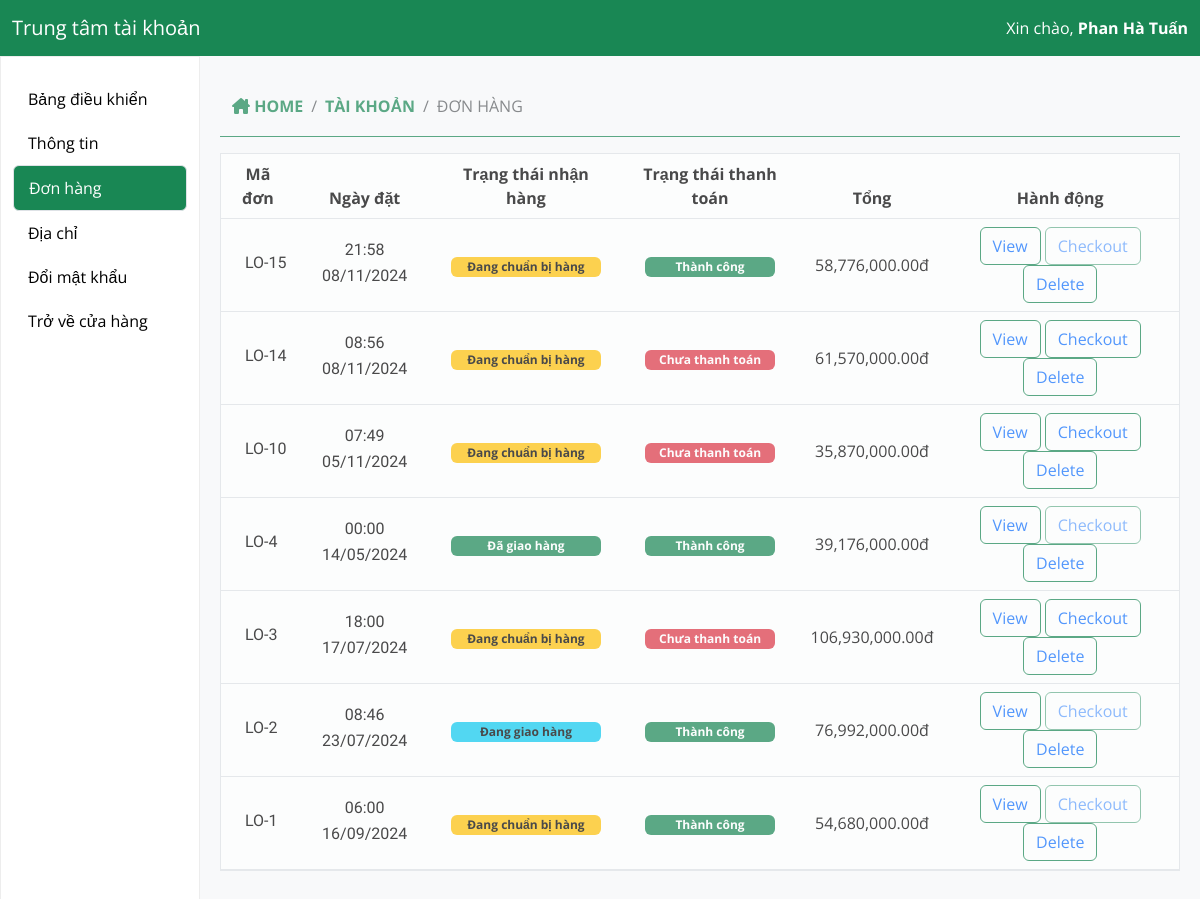
/dashboard/order/ (signed in), run on an earlier commit of the app's database.
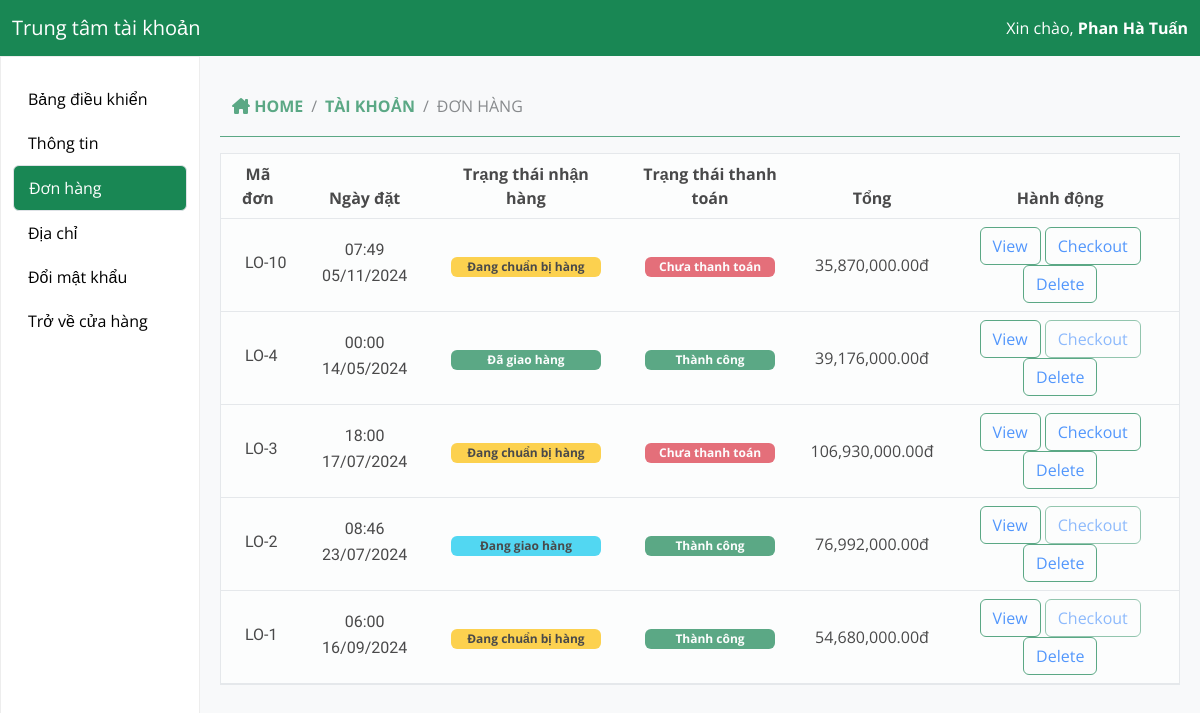
And on a later commit of the database.
### userauths/models.py (models this page shows, shortened)
class Profile(models.Model):
    GENDER_CHOICES = [
        ('male', 'Nam'),
        ('female', 'Nữ'),
    ]
    user = models.OneToOneField(User, on_delete=models.CASCADE)
    image = cloudinary.models.CloudinaryField('images', folder="fresh_mart")
    full_name = models.CharField(max_length=200, null=True, blank=True)
    bio = models.CharField(max_length=200, null=True, blank=True)
    phone = models.CharField(max_length=200, null=True, blank=True)
    address = models.CharField(max_length=200, null=True, blank=True)
    country = models.CharField(max_length=200, null=True, blank=True)
    verified = models.BooleanField(default=False, null=True, blank=True)
    gender = models.CharField(max_length=6, choices=GENDER_CHOICES, default='male')
    birthdate = models.DateTimeField(auto_now_add=False, null=True, blank=True)

### core/models.py (models this page shows)
class CartOrder(models.Model):
    user = models.ForeignKey(User, on_delete=models.CASCADE)
    full_name = models.CharField(max_length=100, null=True, blank=True)
    email = models.CharField(max_length=100, null=True, blank=True)
    phone = models.CharField(max_length=100, null=True, blank=True)
    address = models.CharField(max_length=100, null=True, blank=True)
    city = models.CharField(max_length=100, null=True, blank=True)
    state = models.CharField(max_length=100, null=True, blank=True)
    country = models.CharField(max_length=100, null=True, blank=True)
    price = models.DecimalField(max_digits=12, decimal_places=2, default="0.00")
    saved = models.DecimalField(max_digits=12, decimal_places=2, default="0.00")
    coupons = models.ManyToManyField("core.Coupon", blank=True)
    shipping_method = models.CharField(max_length=100, null=True, blank=True)
    tracking_id = models.CharField(max_length=100, null=True, blank=True)
    tracking_website_address = models.CharField(max_length=100, null=True, blank=True)
    paid_status = models.BooleanField(default=False)
    order_date = models.DateTimeField(auto_now_add=True)
    product_status = models.CharField(choices=STATUS_CHOICE, max_length=30, default="processing")
    sku = ShortUUIDField(null=True, blank=True, length=5,prefix="SKU", max_length=20, alphabet="1234567890")
    oid = ShortUUIDField(null=True, blank=True, length=8, max_length=20, alphabet="1234567890")
    stripe_payment_intent = models.CharField(max_length=1000, null=True, blank=True)
    class Meta:
        verbose_name_plural = "Cart Order"

### dashboard/views.py (the view)
# urls.py: path("order/", order_view, name="order"),
def order_view(request):
  user_profile = Profile.objects.get(user=request.user)
  orders_list = CartOrder.objects.filter(user=request.user).order_by("-id")
  context = {
    "orders_list": orders_list,
    "user_profile": user_profile,
    'active_section': 'order'
  }
  return render(request,'dashboard/order.html',context)

### ChatApp/models.py (called while the page is built)
    def __str__(self):
        return self.room_name

    def __str__(self):
        return str(self.room)

### templates/dashboard/order.html (shortened to what this page needs)
{% extends 'partials/user.html' %}
{% load static %}
{% load humanize %}
{% block order %}
  <section class="border-bottom border-success mb-3">
    <div class="container">
      <div class="row">
        <div class="col-lg-12">
          <nav aria-label="breadcrumb">
            <ol class="breadcrumb d-flex align-items-center m-0" style="height: 60px;">
              <li class="breadcrumb-item">
                <i class="fa-solid fa-house-chimney text-success"></i>
                <a class="text-uppercase text-success fw-bold" href="{% url 'core:index' %}">Home</a>
              </li>
              <li class="breadcrumb-item">
                <a class="text-uppercase text-success fw-bold" href="{% url 'core:index' %}">Tài khoản</a>
              </li>
              <li class="breadcrumb-item active text-uppercase" aria-current="page">Đơn hàng</li>
            </ol>
          </nav>
        </div>
      </div>
    </div>
  </section>
  <div class="container border mb-5 p-0">
    <table class="table align-middle mb-0 bg-white table-hover text-center">
      <thead class="bg-light">
        <tr>
          <th>Mã đơn</th>
          <th>Ngày đặt</th>
          <th>Trạng thái nhận hàng</th>
          <th>Trạng thái thanh toán</th>
          <th>Tổng</th>
          <th>Hành động</th>
        </tr>
      </thead>
      <tbody>
        {% for o in orders_list %}
          <tr>
            <td>
              <div class="d-flex align-items-center">
                <div class="ms-3">
                  <p class="fw-medium mb-1 text-black">LO-{{ o.id }}</p>
                </div>
              </div>
            </td>
            <td>
              <p class="text-black mb-1">{{ o.order_date|date:"H:i d/m/Y" }}</p>
            </td>
            <td>
              {% if o.product_status == 'processing' %}
                <span class="badge text-bg-warning" style="width: 150px;">Đang chuẩn bị hàng</span>
              {% elif o.product_status == 'shipped' %}
                <span class="badge text-bg-info" style="width: 150px;">Đang giao hàng</span>
              {% elif o.product_status == 'delivered' %}
                <span class="badge text-bg-success px-2" style="width: 150px;">Đã giao hàng</span>
              {% endif %}
            </td>
            <td>
              {% if o.paid_status %}
                <span class="badge text-bg-success" style="width: 130px;">Thành công</span>
              {% else %}
                <span class="badge text-bg-danger" style="width: 130px;">Chưa thanh toán</span>
              {% endif %}
            </td>
            <td>{{ o.price|intcomma }}đ</td>
            <td>
              <button type="button" class="btn btn-outline-success"><a href="{% url 'dashboard:order-detail' o.id %}">View</a></button>
              {% if o.paid_status %}
                <button disabled type="button" class="btn btn-outline-success text-secondary"><a href="{% url 'core:checkout' o.oid %}">Checkout</a></button>
              {% else %}
                <button type="button" class="btn btn-outline-success"><a href="{% url 'core:checkout' o.oid %}">Checkout</a></button>
              {% endif %}
              <button type="button" class="btn btn-outline-success"><a href="{% url 'core:checkout' o.oid %}">Delete</a></button>
            </td>
          </tr>
        {% endfor %}
      </tbody>
    </table>
  </div>
{% endblock %}

### templates/partials/user.html (shortened to what this page needs)
{% load static %}
{% load humanize %}
<!DOCTYPE html>
<html lang="en">
  <head>
    <link rel="stylesheet" href="https://cdnjs.cloudflare.com/ajax/libs/font-awesome/6.6.0/css/all.min.css" />
    <link href="https://cdn.jsdelivr.net/npm/bootstrap@5.3.3/dist/css/bootstrap.min.css" rel="stylesheet" />
    <link rel="stylesheet" href="//cdn.jsdelivr.net/npm/alertifyjs@1.14.0/build/css/alertify.min.css" />
    <link rel="stylesheet" href="//cdn.jsdelivr.net/npm/alertifyjs@1.14.0/build/css/themes/default.min.css" />
    <link rel="stylesheet" href="{% static 'assets/css/nice-select.css' %}" type="text/css" />
    <link rel="stylesheet" href="{% static 'assets/css/jquery-ui.min.css' %}" type="text/css" />
    <link rel="stylesheet" href="{% static 'assets/css/owl.carousel.min.css' %}" type="text/css" />
    <link rel="stylesheet" href="{% static 'assets/css/slicknav.min.css' %}" type="text/css" />
    <link rel="stylesheet" href="{% static 'assets/css/style.css' %}" type="text/css" />
  </head>
  <body>
    <nav class="navbar navbar-dark bg-success">
      <div class="container-fluid">
        <a class="navbar-brand" href="#">Trung tâm tài khoản</a>
        <span class="navbar-text text-white">Xin chào, <strong>{{ user_profile.full_name }}</strong></span>
      </div>
    </nav>
    <div class="container-fluid">
      <div class="row">
        <div class="col-md-3 col-lg-2 sidebar" style="height: inherit;min-height: 100vh;">
          <a class="{% if active_section == 'index' %}bg-success border rounded text-white{% endif %}" href="{% url 'dashboard:index' %}" onclick="">Bảng điều khiển</a>
          <a class="{% if active_section == 'profile' or active_section == 'edit_profile' %}bg-success border rounded text-white{% endif %}" href="{% url 'dashboard:profile' %}" onclick="">Thông tin</a>
          <a class="{% if active_section == 'order' or active_section == 'order_detail' %}bg-success border rounded text-white{% endif %}" href="{% url 'dashboard:order' %}" onclick="">Đơn hàng</a>
          <a class="{% if active_section == 'address' %}bg-success border rounded text-white{% endif %}" href="{% url 'dashboard:address' %}" onclick="">Địa chỉ</a>
          <a class="{% if active_section == 'change_password' %}bg-success border rounded text-white{% endif %}" href="{% url 'userauths:change-password' %}"  onclick="">Đổi mật khẩu</a>
          <a href="{% url 'core:index' %}">Trở về cửa hàng</a>
        </div>
        <div class="col-md-9 col-lg-10 content bg-body-tertiary">
          <div id="messages" class="section-content {% if active_section == 'order' %}active-section{% endif %}">
            {% block order %}
            {% endblock %}
          </div>
        </div>
      </div>
    </div>
  </body>
</html>

### static/assets/css/style.css (style rules this page uses)
tml, body { height: 100%; font-family: "Open Sans", sans-serif; -webkit-font-smoothing: antialiased; }
p { font-size: 16px; font-family: "Cairo", sans-serif; color: #6f6f6f; font-weight: 400; line-height: 26px; margin: 0 0 15px 0; }
a { text-decoration: none; }
ul, ol { padding: 0; margin: 0; }
@media only screen and (min-width: 1200px) { .container { max-width: 1170px; } }

### templates/partials/user.html (style rules this page uses)
.sidebar { height: 100vh; background-color: white; color: white; padding-top: 20px; border: 1px solid #ededed; }
.sidebar a { color: black; padding: 10px 15px; display: block; text-decoration: none; }
.content { padding: 20px; }
.section-content { display: none; opacity: 0.7; }
.active-section { display: block; }

What changed in the data, as far as the page shows it:
removed CartOrder: id "15", order_date "21:58 08/11/2024", product_status "Đang chuẩn bị hàng", paid_status "Thành công", price "58,776,000.00"
removed CartOrder: id "14", order_date "08:56 08/11/2024", product_status "Đang chuẩn bị hàng", paid_status "Chưa thanh toán", price "61,570,000.00"
